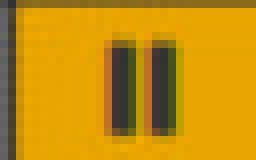
#> input picture clean.png, 32 x 20 px (shown 8 times larger)
$ python -i image_utils.py   (imports and definitions only)
#> lines starting #> are read from the running program, lines starting #| are printed output that depends on the picture
import cv2
import numpy as np
import pyautogui
import os
import time
from typing import Optional, Tuple, Dict, List, Any
import logging
import ctypes

# DPI awareness для Windows (исправляет проблемы с масштабированием)
# [7 lines not run here, left out]

# Конфигурация поиска
VALID_ASSETS = {
    "post": "post.png",
    "clean": "clean.png",
    "distortion": "distortion.png",
    "overdrive": "overdrive.png"
}

# Expected zones для разных кнопок (относительные координаты экрана)
EXPECTED_ZONES = {
    "post": (0.15, 0.60, 0.85, 0.92),      # Нижняя область
    "clean": (0.15, 0.60, 0.85, 0.92),     # Нижняя область
    "distortion": (0.15, 0.60, 0.85, 0.92), # Нижняя область
    "overdrive": (0.15, 0.60, 0.85, 0.92)   # Нижняя область
}

# Multi-scale параметры для обработки DPI и масштабирования
SEARCH_SCALES = [0.70, 0.80, 0.90, 1.00, 1.10, 1.20, 1.30]

# Confidence уровни для разных стадий
STAGE_CONFIDENCES = {
    "fast_match": 0.88,
    "color_match": 0.82,
    "edge_match": 0.78,
    "relaxed_match": 0.80
}

# Retry параметры
MAX_RETRIES = 3
RETRY_DELAYS = [0.5, 1.0, 1.5]

# Fallback detection methods
FALLBACK_METHODS = ['orb', 'sift', 'contours']

# Global logger
logger = logging.getLogger('gr7_hub')

class MatchResult:
    """Результат поиска с детальной информацией"""
    # [9 lines left out: function __init__, not called in this run]

    def __repr__(self):
        return f"MatchResult(success={self.success}, pos={self.position}, conf={self.confidence:.3f}, method={self.method})"


class AdaptiveSearchEngine:
    def __init__(self, logger_func=None):
        self.logger = logger_func or print
        self.last_known_positions = {}
        self.search_stats = {}
        self.diagnostics_log = []

    def _log(self, message: str, level: str = "INFO"):
        """Честное логирование с указанием стадии"""
        prefix = f"[{level}] "
        if level == "WARNING":
            prefix = "[WARNING] "
        elif level == "ERROR":
            prefix = "[ERROR] "
        elif level == "SEARCH":
            prefix = "[SEARCH] "
        elif level == "STATE":
            prefix = "[STATE] "
        elif level == "CONTINUE":
            prefix = "[CONTINUE] "

        self.logger(f"{prefix}{message}")

        # Добавляем в diagnostics log
        self.diagnostics_log.append({
            'timestamp': time.time(),
            'level': level,
            'message': message
        })

    def _resolve_asset_path(self, image_path: str) -> str:
        """Получение пути к активу с валидацией"""
#> called with image_path = 'clean.png'
        current_dir = os.path.dirname(os.path.abspath(__file__))

        basename = os.path.basename(image_path)
        if basename in VALID_ASSETS.values():
            asset_path = os.path.join(current_dir, basename)
        elif image_path in VALID_ASSETS:
            asset_path = os.path.join(current_dir, VALID_ASSETS[image_path])
        else:
            raise ValueError(f"[CV] Asset '{image_path}' is not allowed. Use only: {list(VALID_ASSETS.keys())}")

        self._log(f"Loading asset: {asset_path}", "DEBUG")
        self._log(f"File exists: {os.path.exists(asset_path)}", "DEBUG")

        if os.path.exists(asset_path):
            try:
                img = cv2.imread(asset_path, cv2.IMREAD_COLOR)
#> img is the input picture: shape (20, 32, 3); mean B, G, R 13.8, 143.2, 196.7
                if img is not None:
                    self._log(f"Image loaded: True", "DEBUG")
                    self._log(f"Shape: {img.shape}", "DEBUG")
                else:
                    self._log(f"Image loaded: False (cv2.imread returned None)", "DEBUG")
            except Exception as e:
                self._log(f"Error loading image: {e}", "DEBUG")
        else:
            self._log(f"File missing: {asset_path}", "DEBUG")

        return asset_path

    # [435 lines left out: functions _get_expected_zone, _save_debug_overlay, _validate_match_region, _resize_template, _detect_dpi_scaling, _stage_fast_match and 9 more, not called in this run]

    def locate_image_adaptive(self, image_key: str, timeout: float = 5.0,
                            debug: bool = False, max_retries: int = 3,
                            fullscreen: bool = False) -> Optional[MatchResult]:
        """
        Адаптивный поиск изображения с multi-stage pipeline

        Args:
            image_key: Ключ или имя файла из VALID_ASSETS
            timeout: Максимальное время поиска
            debug: Сохранять debug overlay при ошибке
            max_retries: Максимальное количество повторных попыток
            fullscreen: Если True, искать по всему экрану (для диагностики)

        Returns:
            MatchResult с информацией о результате
        """
        start_time = time.time()

        try:
            asset_path = self._resolve_asset_path(image_key)
        except ValueError as exc:
            self._log(str(exc), "ERROR")
            return MatchResult(success=False, debug_info={"error": str(exc)})

        template_bgr = cv2.imread(asset_path, cv2.IMREAD_COLOR)
        if template_bgr is None:
            self._log(f"[CV] ОШИБКА: Не удалось загрузить шаблон '{asset_path}'", "ERROR")
            return MatchResult(success=False, debug_info={"error": "template_load_failed"})

        template_gray = cv2.cvtColor(template_bgr, cv2.COLOR_BGR2GRAY)
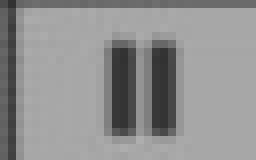
#> template_gray: shape (20, 32) (shown 8 times larger); min 50, max 174, mean 144.6
        template_h, template_w = template_gray.shape
#> template_h = 20; template_w = 32

        # Инициализация статистики
        if image_key not in self.search_stats:
            self.search_stats[image_key] = {"attempts": 0, "successes": 0, "best_confidence": 0.0}

        self.search_stats[image_key]["attempts"] += 1

        deadline = time.time() + timeout
        best_result = None
        best_confidence = 0.0

        # Screenshot verification
        screenshot = pyautogui.screenshot()
        screenshot_bgr = cv2.cvtColor(np.array(screenshot), cv2.COLOR_RGB2BGR)
        screenshot_gray = cv2.cvtColor(screenshot_bgr, cv2.COLOR_BGR2GRAY)
        screen_h, screen_w = screenshot_gray.shape

        # Check if screen is valid
        if screen_w < 100 or screen_h < 100:
            self._log(f"Invalid screen size: {screen_w}x{screen_h}", "ERROR")
            return MatchResult(success=False, debug_info={"error": "invalid_screen_size"})

        # Check if Guitar Rig is visible (basic check)
        if not self._verify_window_visible(screenshot_bgr):
            self._log("Guitar Rig window not visible or minimized", "WARNING")

        # Определяем зону поиска
        if fullscreen:
            self._log(f"Fullscreen search mode enabled for {image_key}", "DEBUG")
            left, top, right, bottom = 0, 0, screen_w, screen_h
        else:
            left, top, right, bottom = self._get_expected_zone(screen_w, screen_h, image_key)

        zone_gray = screenshot_gray[top:bottom, left:right]
        zone_bgr = screenshot_bgr[top:bottom, left:right]

        if zone_gray.size == 0:
            self._log("Expected search zone is empty", "ERROR")
            return MatchResult(success=False, debug_info={"error": "empty_search_zone"})

        retry_count = 0
        while time.time() < deadline and retry_count < max_retries:
            try:
                # Выполняем multi-stage поиск
                result = self._perform_single_search(image_key, zone_gray, zone_bgr,
                                                   template_gray, template_bgr, screen_w, screen_h)

                if result and result.success:
                    # DEBUG вывод координат
                    if result.position:
                        self._log(f"[MATCH] x={result.position[0]} y={result.position[1]} conf={result.confidence:.3f}", "DEBUG")

                    # Корректируем позицию относительно всего экрана
                    if result.position:
                        corrected_x = left + result.position[0] + template_w // 2
                        corrected_y = top + result.position[1] + template_h // 2
                        result.position = (corrected_x, corrected_y)

                    # Обновляем последнюю известную позицию
                    self.last_known_positions[image_key] = result.position

                    # Обновляем статистику
                    self.search_stats[image_key]["successes"] += 1
                    self.search_stats[image_key]["best_confidence"] = max(
                        self.search_stats[image_key]["best_confidence"], result.confidence
                    )

                    self._log(f"Image found at stage: {result.method}, confidence: {result.confidence:.3f}", "SEARCH")

                    if debug:
                        self._save_debug_overlay(
                            screenshot_bgr,
                            (result.position[0] - template_w // 2, result.position[1] - template_h // 2),
                            (result.position[0] + template_w // 2, result.position[1] + template_h // 2),
                            template_w, template_h,
                            {"confidence": result.confidence, "method": result.method, "scale": result.scale}
                        )

                    return result

                # Сохраняем лучший результат для отчета
                if result and result.confidence > best_confidence:
                    best_result = result
                    best_confidence = result.confidence

                retry_count += 1
                if retry_count < max_retries:
                    self._log(f"Retry {retry_count}/{max_retries}...", "SEARCH")
                    time.sleep(0.2)

            except Exception as exc:
                self._log(f"Error during search: {exc}", "ERROR")
                if debug:
                    try:
                        cv2.imwrite(f"debug_screen_{int(time.time())}.png", screenshot_bgr)
                    except:
                        pass
                retry_count += 1
                time.sleep(0.2)
                continue

        # Поиск не удался, но был найден слабый матч
        if best_result and best_confidence > 0.0:
            self._log(f"Weak match accepted: {best_confidence:.3f} < required confidence", "WARNING")
            self._log("Continuing with fallback logic", "CONTINUE")

            # Корректируем позицию для слабого матча
            if best_result.position:
                corrected_x = left + best_result.position[0] + template_w // 2
                corrected_y = top + best_result.position[1] + template_h // 2
                best_result.position = (corrected_x, corrected_y)
                best_result.success = True  # Принимаем слабый матч

            if debug:
                self._save_debug_overlay(
                    screenshot_bgr,
                    (best_result.position[0] - template_w // 2, best_result.position[1] - template_h // 2),
                    (best_result.position[0] + template_w // 2, best_result.position[1] + template_h // 2),
                    template_w, template_h,
                    {"confidence": best_result.confidence, "method": best_result.method, "scale": best_result.scale}
                )

            return best_result

        # Полный провал - логируем детальную информацию
        self._log(f"Image '{image_key}' not found within {timeout} seconds", "ERROR")
        self._log(f"Best confidence: {best_confidence:.3f}", "ERROR")
        self._log(f"Template size: {template_w}x{template_h}", "ERROR")
        self._log(f"Screen size: {screen_w}x{screen_h}", "ERROR")
        self._log(f"Search zone: ({left}, {top}) - ({right}, {bottom})", "ERROR")

        if debug:
            self._save_debug_overlay(
                screenshot_bgr,
                (left, top),
                (right, bottom),
                template_w, template_h,
                {"confidence": best_confidence, "method": "none", "scale": 1.0}
            )

        return MatchResult(success=False, debug_info={"timeout": True, "best_confidence": best_confidence})

    # [29 lines left out: functions _verify_window_visible, get_search_stats, clear_stats, not called in this run]


# Global instance
adaptive_engine = AdaptiveSearchEngine()


def locate_image_on_screen(image_path, confidence=0.92, timeout=5, debug=False):
    """
    УЛУЧШЕННЫЙ поиск изображения с multi-scale pipeline.
    Использует multi-scale matching, adaptive search и robust fallback.

    Args:
        image_path: Ключ или имя файла из VALID_ASSETS
        confidence: Порог совпадения (для обратной совместимости)
        timeout: Максимальное время поиска
        debug: Сохранять debug overlay при ошибке

    Returns:
        (x, y, confidence) или None
    """
    try:
        # 1. Сначала пробуем adaptive search (основной метод)
        result = adaptive_engine.locate_image_adaptive(image_path, timeout=timeout//2, debug=debug)

        if result and result.success:
            # Возвращаем формат совместимый со старым API
            return (result.position[0], result.position[1], result.confidence)

        # 2. Если adaptive search не сработал, пробуем multi-scale matching
        asset_path = adaptive_engine._resolve_asset_path(image_path)
        template_bgr = cv2.imread(asset_path, cv2.IMREAD_COLOR)

        if template_bgr is not None:
            # Захватываем скриншот
            screenshot = pyautogui.screenshot()
            screenshot_bgr = cv2.cvtColor(np.array(screenshot), cv2.COLOR_RGB2BGR)

            # Multi-scale matching
            best_match, best_confidence, best_scale = multi_scale_template_matching(
                screenshot_bgr, template_bgr, SEARCH_SCALES
            )

            if best_match and best_confidence >= 0.70:
                # Конвертируем координаты в глобальные
                left, top, right, bottom = _expected_zone_bbox(screenshot_bgr.shape[1], screenshot_bgr.shape[0])
                global_x = left + best_match[0]
                global_y = top + best_match[1]

                if debug:
                    # Сохраняем debug overlay
                    debug_img = screenshot_bgr.copy()
                    cv2.rectangle(debug_img, (global_x, global_y),
                                 (global_x + int(template_bgr.shape[1] * best_scale),
                                  global_y + int(template_bgr.shape[0] * best_scale)),
                                 (0, 255, 0), 2)
                    cv2.imwrite("debug_match.png", debug_img)

                return (global_x, global_y, best_confidence)

        # 3. Для обратной совместимости возвращаем None при полном провале
        if debug:
            print(f"[CV] Изображение '{image_path}' не найдено за {timeout} сек")
        return None

    except Exception as e:
        if debug:
            print(f"[CV] Ошибка при поиске {image_path}: {e}")
        return None


# [208 lines left out: functions locate_image_robust, verify_player_state_robust, safe_click_with_fallback, get_search_diagnostics, not called in this run]


def clear_search_diagnostics():
    """Очистка статистики поиска"""
    adaptive_engine.clear_stats()


# [247 lines left out: functions safe_click, is_button_active, verify_button_state_adaptive, _expected_zone_bbox, _save_debug_overlay, multi_scale_template_matching, not called in this run]

>>> result = locate_image_on_screen('clean.png')
